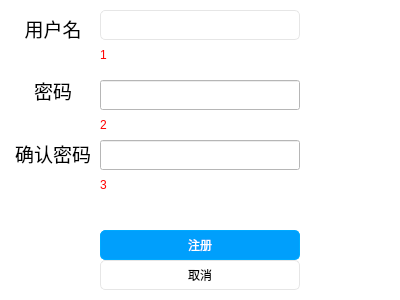
<?xml version="1.0" encoding="UTF-8"?>
<ui version="4.0">
 <class>register_Form</class>
 <widget class="QWidget" name="register_Form">
  <property name="geometry">
   <rect>
    <x>0</x>
    <y>0</y>
    <width>400</width>
    <height>300</height>
   </rect>
  </property>
  <property name="minimumSize">
   <size>
    <width>400</width>
    <height>300</height>
   </size>
  </property>
  <property name="maximumSize">
   <size>
    <width>400</width>
    <height>300</height>
   </size>
  </property>
  <property name="windowTitle">
   <string>注册</string>
  </property>
  <property name="windowIcon">
   <iconset resource="icon.qrc">
    <normaloff>:/new/prefix1/iconANDpic/plane.png</normaloff>:/new/prefix1/iconANDpic/plane.png</iconset>
  </property>
  <property name="styleSheet">
   <string notr="true">background-color: rgb(255, 255, 255);</string>
  </property>
  <widget class="QLineEdit" name="name">
   <property name="geometry">
    <rect>
     <x>100</x>
     <y>10</y>
     <width>200</width>
     <height>30</height>
    </rect>
   </property>
   <property name="styleSheet">
    <string notr="true">QLineEdit {
    background-color: transparent;
	font: 16pt &quot;Microsoft YaHei UI&quot;;
    border: 1px solid rgb(230, 230, 230);
    border-radius: 5px;
}</string>
   </property>
  </widget>
  <widget class="QLineEdit" name="pwd1">
   <property name="geometry">
    <rect>
     <x>100</x>
     <y>80</y>
     <width>200</width>
     <height>30</height>
    </rect>
   </property>
  </widget>
  <widget class="QLineEdit" name="pwd2">
   <property name="geometry">
    <rect>
     <x>100</x>
     <y>140</y>
     <width>200</width>
     <height>30</height>
    </rect>
   </property>
  </widget>
  <widget class="QPushButton" name="B1">
   <property name="geometry">
    <rect>
     <x>100</x>
     <y>230</y>
     <width>200</width>
     <height>30</height>
    </rect>
   </property>
   <property name="styleSheet">
    <string notr="true">QPushButton {
	
	
	
	background-color: rgb(0, 159, 252);
    
	
	font: 14pt &quot;黑体&quot;;
	
	color: rgb(255, 255, 255);
border: 1px solid rgb(0, 170, 255); 
    border-radius: 5px;
}

QPushButton:hover {
    
	background-color: rgb(0, 159, 252);
       
    font: 14pt &quot;黑体&quot;;
	color: rgb(255, 255, 255);
}</string>
   </property>
   <property name="text">
    <string>注册</string>
   </property>
  </widget>
  <widget class="QPushButton" name="B2">
   <property name="geometry">
    <rect>
     <x>100</x>
     <y>260</y>
     <width>200</width>
     <height>30</height>
    </rect>
   </property>
   <property name="styleSheet">
    <string notr="true">QPushButton {
		
	font: 14pt &quot;黑体&quot;;
	color: rgb(0, 0, 0);
border: 1px solid  rgb(230, 230, 230);
    border-radius: 5px;
}

QPushButton:hover {
     
    font: 14pt &quot;黑体&quot;;
	color: rgb(0, 0, 0);
}</string>
   </property>
   <property name="text">
    <string>取消</string>
   </property>
  </widget>
  <widget class="QLabel" name="pwdtips2">
   <property name="geometry">
    <rect>
     <x>100</x>
     <y>170</y>
     <width>200</width>
     <height>30</height>
    </rect>
   </property>
   <property name="styleSheet">
    <string notr="true">font: 16pt &quot;微软雅黑&quot;;
color: rgb(255, 0, 0);</string>
   </property>
   <property name="text">
    <string>3</string>
   </property>
  </widget>
  <widget class="QLabel" name="nametips">
   <property name="geometry">
    <rect>
     <x>100</x>
     <y>40</y>
     <width>200</width>
     <height>30</height>
    </rect>
   </property>
   <property name="styleSheet">
    <string notr="true">font: 16pt &quot;微软雅黑&quot;;
color: rgb(255, 0, 0);</string>
   </property>
   <property name="text">
    <string>1</string>
   </property>
  </widget>
  <widget class="QLabel" name="pwdtips1">
   <property name="geometry">
    <rect>
     <x>100</x>
     <y>110</y>
     <width>200</width>
     <height>30</height>
    </rect>
   </property>
   <property name="styleSheet">
    <string notr="true">font: 16pt &quot;微软雅黑&quot;;
color: rgb(255, 0, 0);</string>
   </property>
   <property name="text">
    <string>2</string>
   </property>
  </widget>
  <widget class="QWidget" name="layoutWidget">
   <property name="geometry">
    <rect>
     <x>10</x>
     <y>0</y>
     <width>86</width>
     <height>181</height>
    </rect>
   </property>
   <layout class="QVBoxLayout" name="verticalLayout">
    <item>
     <widget class="QLabel" name="label">
      <property name="font">
       <font>
        <family>黑体</family>
        <pointsize>14</pointsize>
       </font>
      </property>
      <property name="text">
       <string>用户名</string>
      </property>
      <property name="alignment">
       <set>Qt::AlignmentFlag::AlignCenter</set>
      </property>
     </widget>
    </item>
    <item>
     <widget class="QLabel" name="label_2">
      <property name="font">
       <font>
        <family>黑体</family>
        <pointsize>14</pointsize>
       </font>
      </property>
      <property name="text">
       <string>密码</string>
      </property>
      <property name="alignment">
       <set>Qt::AlignmentFlag::AlignCenter</set>
      </property>
     </widget>
    </item>
    <item>
     <widget class="QLabel" name="label_3">
      <property name="font">
       <font>
        <family>黑体</family>
        <pointsize>14</pointsize>
       </font>
      </property>
      <property name="text">
       <string>确认密码</string>
      </property>
      <property name="alignment">
       <set>Qt::AlignmentFlag::AlignCenter</set>
      </property>
     </widget>
    </item>
   </layout>
  </widget>
 </widget>
 <resources>
  <include location="icon.qrc"/>
 </resources>
 <connections/>
</ui>
